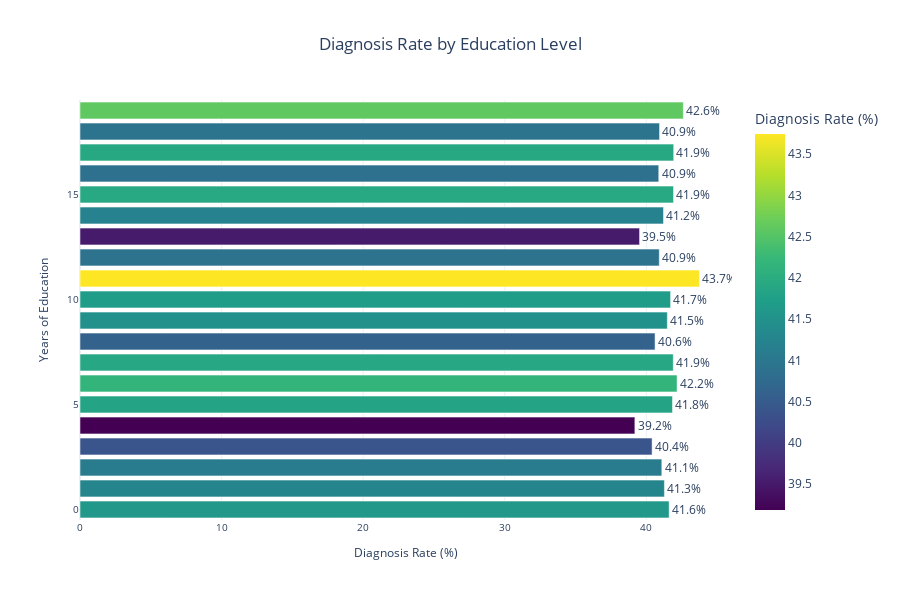

Notebook cell for this chart:
### Markdown cell above
## Education Level Analysis

A simple horizontal bar chart showing Alzheimer's diagnosis rates for different education levels.

### Code cell
# Calculate diagnosis rate by education level
edu_analysis = df.groupby('Education Level')["Alzheimer’s Diagnosis"].apply(lambda x: (x == 'Yes').mean() * 100).reset_index()
edu_analysis.columns = ['Education Level', 'Diagnosis Rate (%)']

# Sort by diagnosis rate
edu_analysis = edu_analysis.sort_values('Diagnosis Rate (%)', ascending=True)

# Create Plotly horizontal bar chart
fig = px.bar(edu_analysis, 
             y='Education Level', 
             x='Diagnosis Rate (%)',
             orientation='h',
             title='Diagnosis Rate by Education Level',
             color='Diagnosis Rate (%)',
             color_continuous_scale='Viridis')

fig.update_layout(
    title_x=0.5,
    plot_bgcolor='white',
    showlegend=False,
    width=900,
    height=600,
    yaxis_title="Years of Education"
)

fig.update_traces(
    texttemplate='%{x:.1f}%',
    textposition='outside'
)

fig.update_xaxes(title_font=dict(size=12), tickfont=dict(size=10))
fig.update_yaxes(title_font=dict(size=12), tickfont=dict(size=10))

fig.show()

# Print the numbers
print('\nDiagnosis rates by education level:')
print(edu_analysis)

### Figure 1 — Plotly figure (JSON) as saved in the notebook; plotly's stock layout.template omitted (floating-point values rounded to 4 significant figures)
{"data": [{"hovertemplate": "Diagnosis Rate (%)=%{marker.color}<br>Education Level=%{y}<extra></extra>", "legendgroup": "", "marker": {"color": [39.19, 39.52, 40.4, 40.61, 40.87, 40.91, 40.93, 41.09, 41.21, 41.27, 41.48, 41.61, 41.71, 41.85, 41.9, 41.92, 41.93, 42.17, 42.61, 43.74], "coloraxis": "coloraxis", "pattern": {"shape": ""}}, "name": "", "orientation": "h", "showlegend": false, "textposition": "outside", "texttemplate": "%{x:.1f}%", "type": "bar", "x": [39.19, 39.52, 40.4, 40.61, 40.87, 40.91, 40.93, 41.09, 41.21, 41.27, 41.48, 41.61, 41.71, 41.85, 41.9, 41.92, 41.93, 42.17, 42.61, 43.74], "xaxis": "x", "y": [4, 13, 3, 8, 16, 12, 18, 2, 14, 1, 9, 0, 10, 5, 7, 15, 17, 6, 19, 11], "yaxis": "y"}], "layout": {"barmode": "relative", "coloraxis": {"colorbar": {"title": {"text": "Diagnosis Rate (%)"}}, "colorscale": [[0, "#440154"], [0.1111, "#482878"], [0.2222, "#3e4989"], [0.3333, "#31688e"], [0.4444, "#26828e"], [0.5556, "#1f9e89"], [0.6667, "#35b779"], [0.7778, "#6ece58"], [0.8889, "#b5de2b"], [1, "#fde725"]]}, "height": 600, "legend": {"tracegroupgap": 0}, "plot_bgcolor": "white", "showlegend": false, "title": {"text": "Diagnosis Rate by Education Level", "x": 0.5}, "width": 900, "xaxis": {"anchor": "y", "domain": [0, 1], "tickfont": {"size": 10}, "title": {"font": {"size": 12}, "text": "Diagnosis Rate (%)"}}, "yaxis": {"anchor": "x", "domain": [0, 1], "tickfont": {"size": 10}, "title": {"font": {"size": 12}, "text": "Years of Education"}}}}
